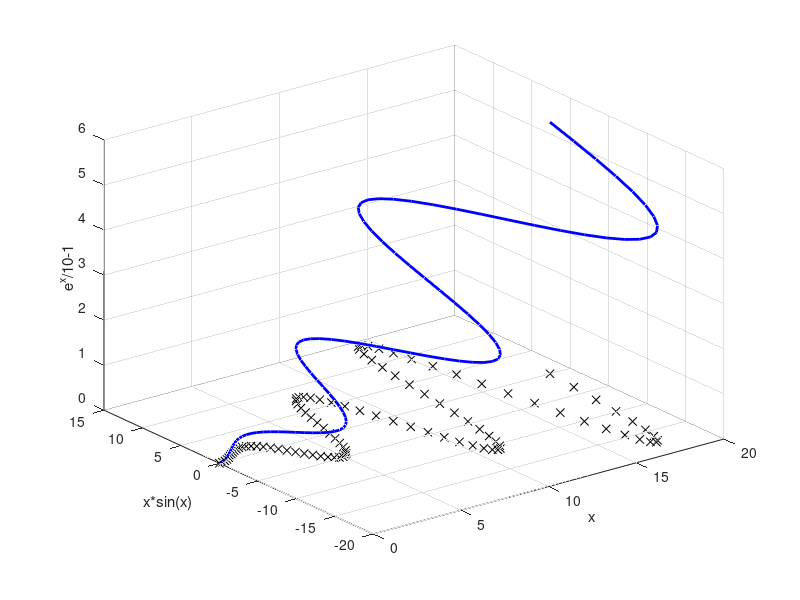

MATLAB code to generate this figure:
clear; close all; clc;
% Generate data
x=linspace(0,6*pi,100);
y=x.*sin(x);
z=exp(x/10)-1;

% Create figure with visualization
plot3(x,y,z,'b','linewidth',2)
hold on
plot3(x,y,0*z,'kx')

% Add axis labels
xlabel('x')
ylabel('x*sin(x)')
zlabel('e^x/10-1')

hold off

grid on